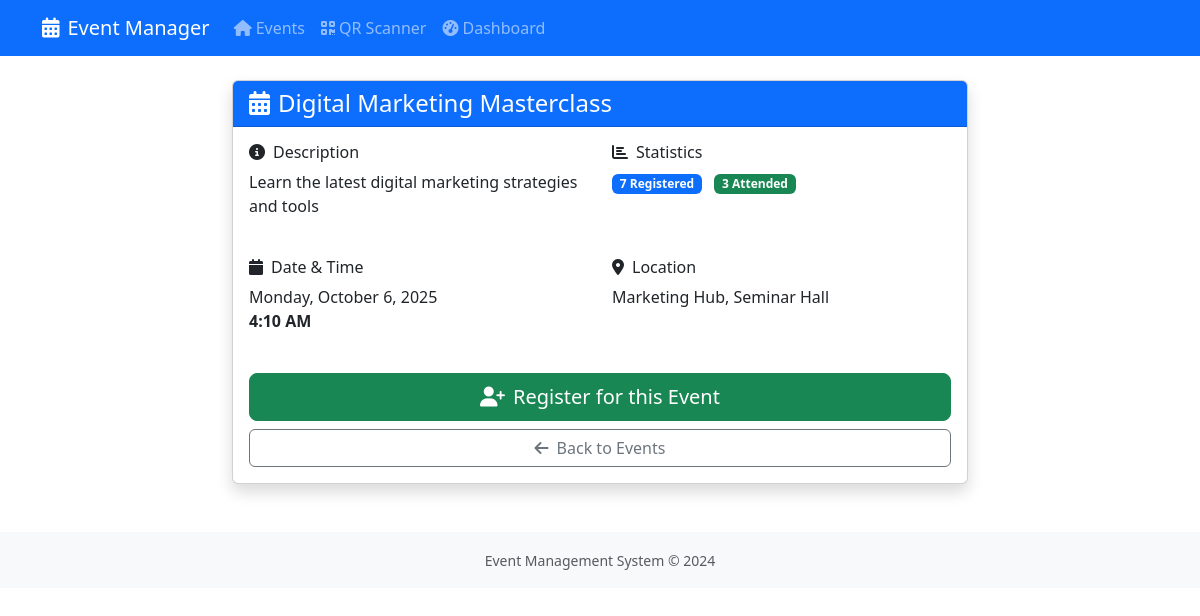
Page /event/4/ on the committed database.
### events/models.py (models this page shows, shortened)
class Event(models.Model):
    name = models.CharField(max_length=200)
    description = models.TextField(blank=True)
    date = models.DateTimeField()
    location = models.CharField(max_length=200)
    created_at = models.DateTimeField(auto_now_add=True)
    is_active = models.BooleanField(default=True)
    @property
    def total_registrations(self):
        return self.registrations.count()
    @property
    def total_attendance(self):
        return self.registrations.filter(attendance__isnull=False).count()

### events/views.py (the view)
# urls.py: path('event/<int:event_id>/', views.event_detail, name='event_detail'),
def event_detail(request, event_id):
    event = get_object_or_404(Event, id=event_id)
    return render(request, 'events/event_detail.html', {'event': event})

### templates/events/event_detail.html (shortened to what this page needs)
{% extends 'base.html' %}
{% block content %}
<div class="row justify-content-center">
    <div class="col-md-8">
        <div class="card shadow">
            <div class="card-header bg-primary text-white">
                <h4 class="mb-0"><i class="fas fa-calendar-alt me-2"></i>{{ event.name }}</h4>
            </div>
            <div class="card-body">
                <div class="row mb-4">
                    <div class="col-md-6">
                        <h6><i class="fas fa-info-circle me-2"></i>Description</h6>
                        <p>{{ event.description|default:"No description available." }}</p>
                    </div>
                    <div class="col-md-6">
                        <h6><i class="fas fa-chart-bar me-2"></i>Statistics</h6>
                        <p>
                            <span class="badge bg-primary me-2">{{ event.total_registrations }} Registered</span>
                            <span class="badge bg-success">{{ event.total_attendance }} Attended</span>
                        </p>
                    </div>
                </div>
                <div class="row mb-4">
                    <div class="col-md-6">
                        <h6><i class="fas fa-calendar me-2"></i>Date & Time</h6>
                        <p>{{ event.date|date:"l, F j, Y" }}<br>
                        <strong>{{ event.date|date:"g:i A" }}</strong></p>
                    </div>
                    <div class="col-md-6">
                        <h6><i class="fas fa-map-marker-alt me-2"></i>Location</h6>
                        <p>{{ event.location }}</p>
                    </div>
                </div>
                {% if event.is_active %}
                    <div class="d-grid gap-2">
                        <a href="{% url 'register' event.id %}" class="btn btn-success btn-lg">
                            <i class="fas fa-user-plus me-2"></i>Register for this Event
                        </a>
                        <a href="{% url 'home' %}" class="btn btn-outline-secondary">
                            <i class="fas fa-arrow-left me-2"></i>Back to Events
                        </a>
                    </div>
                {% else %}
                    <div class="alert alert-warning">
                        <i class="fas fa-exclamation-triangle me-2"></i>
                        This event is no longer accepting registrations.
                    </div>
                {% endif %}
            </div>
        </div>
    </div>
</div>
{% endblock %}

### rows in the picture
Event: name "Digital Marketing Masterclass", description "Learn the latest digital marketing strategies and tools", total_registrations "7", total_attendance "3", date "Monday, October 6, 2025", date "4:10 AM", location "Marketing Hub, Seminar Hall"
